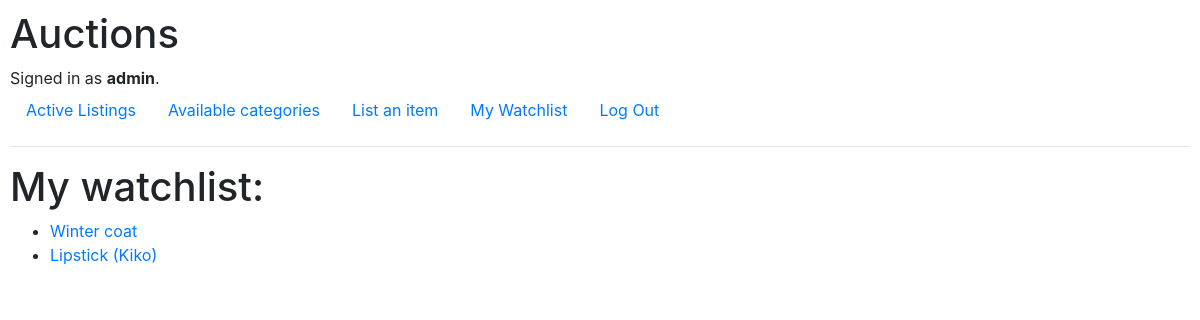
The page /watchlist (signed in) on the database as committed earlier.
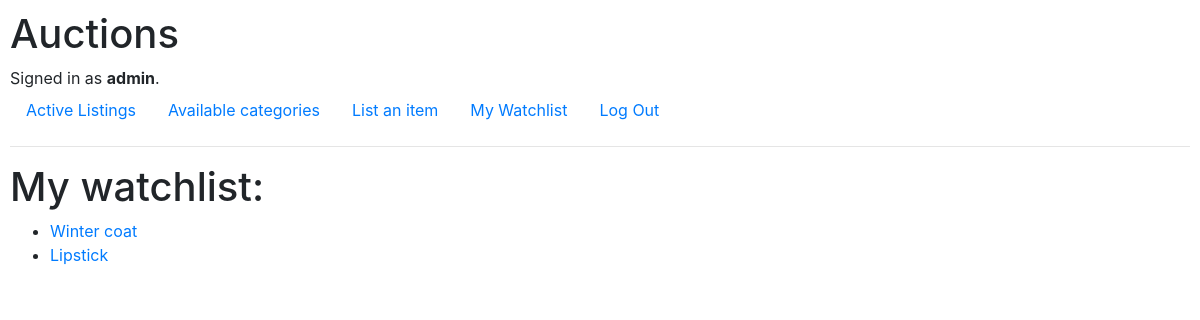
The same page on the database as committed later.
### auctions/models.py (models this page shows, shortened)
class Watchlist(models.Model):
    user = models.ForeignKey(User, on_delete=models.CASCADE, related_name="watchlist")
    listing = models.ForeignKey(Listing, on_delete=models.CASCADE, related_name="watchlisted")
    class Meta:
        unique_together = ("user", "listing") #make sure a user cannot have duplicate listings in their watchlist

class Listing(models.Model):
    category = models.ForeignKey(Category, on_delete=models.CASCADE, related_name="listings") #every category can have multuple listings. Every listing has its category
    user = models.ForeignKey(User, on_delete=models.CASCADE, related_name="listings", null=True)
    title = models.CharField(max_length=200)
    description = models.CharField(max_length=1000, validators=[MinLengthValidator(20)]) # asking users to input a listing description that is at least 100 characters long
    starting_bid = models.FloatField(validators=[MinValueValidator(0.01)])
    image_url = models.URLField(max_length=200, blank = True, null = True) #the url can be blank
    open =  models.BooleanField(default = True) #the standard status for a listing is "open"
    created_at =models.DateTimeField(auto_now_add=True) #automatically add the timestamp to the listing - useful to sort the listings chronologically for the display
    winner = models.ForeignKey(User, related_name="purchases", on_delete=models.SET_NULL, null=True, blank=True) #if the acquiror deletes tjeir account, this field is set to Null
    sold_for = models.FloatField(null=True, blank=True)

### auctions/views.py (the view)
# urls.py: path('watchlist', views.WatchlistListView.as_view(), name='watchlist'),
class WatchlistListView(LoginRequiredMixin, ListView):
    model = Watchlist
    template_name = 'auctions/watchlist.html'
    context_object_name = 'listings'
    def get_queryset(self):
        user = self.request.user
        return Watchlist.objects.filter(user=user)

### auctions/templates/auctions/watchlist.html (shortened to what this page needs)
{% extends 'auctions/layout.html' %}
{% block body %}
<h1>My watchlist:</h1>
<ul>
{% for listing in listings %}
<li><a href="{% url 'listing_view' listing.listing.pk %}" class="link-primary">{{ listing.listing.title }}</a></li>
{% endfor %}
</ul>
{% endblock %}

Rows that differ between the two databases and show on the page:
changed through a linked row, Watchlist: listing "Lipstick (Kiko)" → "Lipstick"
